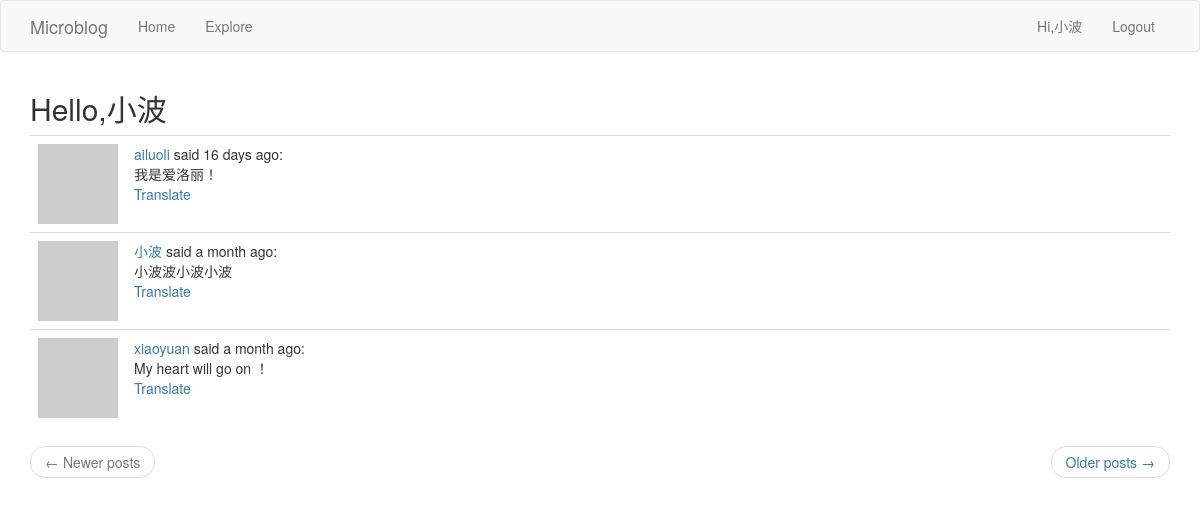
The app's page /explore (signed in), older data.
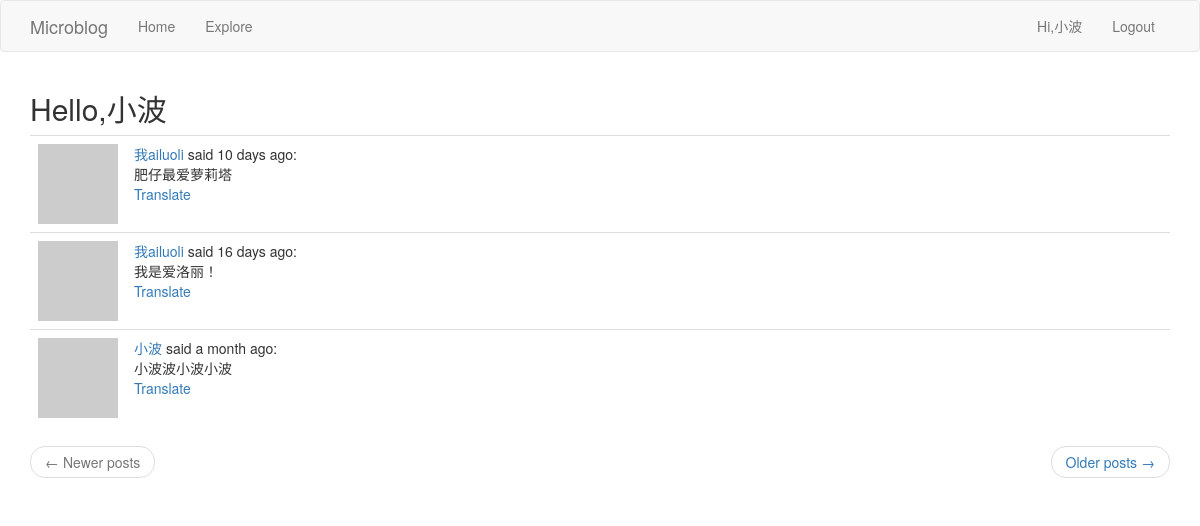
The same page, newer data.
### app/models.py (models this page shows, shortened)
class Post(db.Model):
	id = db.Column(db.Integer, primary_key=True)
	body = db.Column(db.String(1024))
	timestamp = db.Column(db.DateTime, index=True, default=datetime.utcnow)
	user_id = db.Column(db.Integer, db.ForeignKey('user.id'))
	language = db.Column(db.String(5))

### app/routes.py (the view)
@app.route('/explore')
@login_required
def explore():
	page = request.args.get('page', 1, type=int)
	posts = Post.query.order_by(Post.timestamp.desc()).paginate(page, app.config['POSTS_PER_PAGE'], False)
	next_url = url_for('explore', page=posts.next_num) if posts.has_next else None
	prev_url = url_for('explore', page=posts.prev_num) if posts.has_prev else None
	return render_template('index.html', title=_('Explore'), posts=posts.items, next_url=next_url, prev_url=prev_url)

### app/models.py (called while the page is built)
@login.user_loader
def load_user(user_id):
	return User.query.get(int(user_id))

	def avatar(self, size):
		digest = md5(self.email.lower().encode('utf-8')).hexdigest()
		return 'https://www.gravatar.com/avatar/{}?d=identicon&s={}'.format(digest, size)

### app/routes.py (called while the page is built)
@app.before_request
def before_request():
	if current_user.is_authenticated:
		current_user.last_seen = datetime.utcnow()
		db.session.commit()
	g.locale = 'zh_CN' if str(get_locale()).startswith('zh') else str(get_locale())

### app/templates/index.html (shortened to what this page needs)
{% extends "base.html" %}
{% import 'bootstrap/wtf.html' as wtf %}
{% block app_content %}
    <h2>{{ _('Hello,%(username)s',username=current_user.username) }}</h2>
    <table class="table table-hover">
        {% for post in posts %}
            {% include '_post.html' %}
        {% endfor %}
    </table>
    <nav aria-label="...">
        <ul class="pager">
            <li class="previous{% if not prev_url %} disabled{% endif %}">
                <a href="{{ prev_url or '#' }}">
                    <span aria-hidden="true">&larr;</span> {{ _('Newer posts') }}
                </a>
            </li>
            <li class="next{% if not next_url %} disabled{% endif %}">
                <a href="{{ next_url or '#' }}">
                    {{ _('Older posts') }} <span aria-hidden="true">&rarr;</span>
                </a>
            </li>
        </ul>
    </nav>
{% endblock %}

### app/templates/_post.html (shortened to what this page needs)
<tr align="top">
    <td width="70px">
        <a href="{{ url_for('user', username=post.author.username) }}">
            <img src="{{ post.author.avatar(70) }}">
        </a>
    </td>
    <td>
        {{ _('%(username)s said %(when)s', username=user_link, when=moment(post.timestamp).fromNow()) }}:
        <br>
        <span id="post{{ post.id }}">{{ post.body }}</span>
        {% if post.language != g.locale %}
            <br>
            <span id="translate{{ post.id }}">
                 <a href="javascript:translate('#post{{ post.id }}','#translate{{ post.id }}','{{ post.language }}','{{ g.locale }}')">{{ _('Translate') }}</a>
            </span>
        {% endif %}
    </td>
</tr>

Row changes from the older to the newer data that the page shows:
no longer on this page (row unchanged): Post: body "My heart will go on ！"
added Post: body "肥仔最爱萝莉塔"
computed for Post "我是爱洛丽！": timestamp "ailuoli said 16 days ago" → "我ailuoli said 16 days ago"
